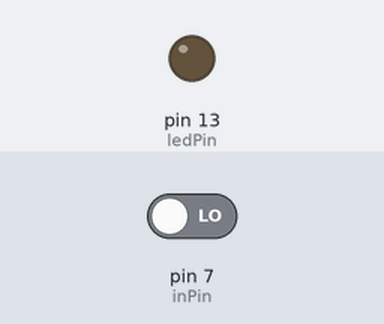
The sketch below on a simulated Arduino Uno, built with avr-gcc and run on an emulated ATmega328P. On the bench: output pins drawn as LEDs (lit = HIGH). The test bench sets the inputs (shaded band); at power-on: pin 7 (inPin) LOW.

Above: at 1.2 s.
1.3 s: pin 7 (inPin) driven HIGH
At 2.5 s:
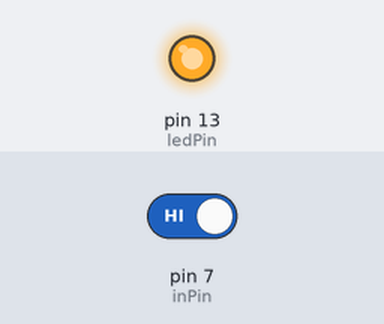
2.8 s: pin 7 (inPin) driven LOW
At 3.7 s:
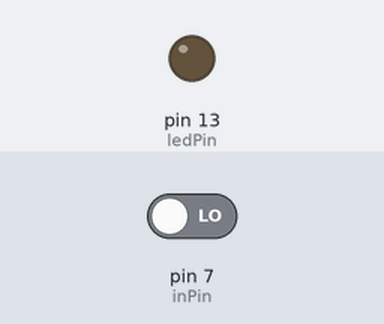
Timing chart, 0 to 5.8 s (numbered marks = the images above; inputs shaded):
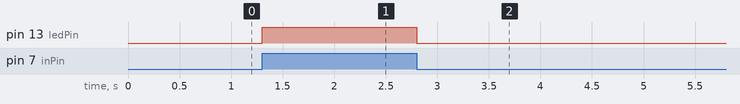

The sketch:

ButtonDetector.ino
```cpp
/**
 *
 * Pull down resistor..
 *
 *
 * VCC ---- LED ----  10K RESISTOR ----- Pin 7
 *                  +
 *                  |
 *                  --- Button --- GND
 *
 * When the button is activated, it drains the energy and PIN 7
 * gets zero.  Otherwise, Pin7 is connected and gets high.
 * (Pin 7 is inverted, it will light up when the button is not pressed)
 */


int ledPin = 13; // LED connected to digital pin 13
int inPin = 7;   // pushbutton connected to digital pin 7
int val = 0;     // variable to store the read value


void setup()
{
  pinMode(ledPin, OUTPUT);      // sets the digital pin 13 as output
  pinMode(inPin, INPUT);      // sets the digital pin 7 as input
}

void loop()
{
  val = digitalRead(inPin);   // read the input pin
  digitalWrite(ledPin, val);    // sets the LED to the button's value
  delay(50);
}
```

Measured:
- after the input at 1.3 s, pin 13 (ledPin): LOW → HIGH at once
- after the input at 2.8 s, pin 13 (ledPin): HIGH → LOW at once
